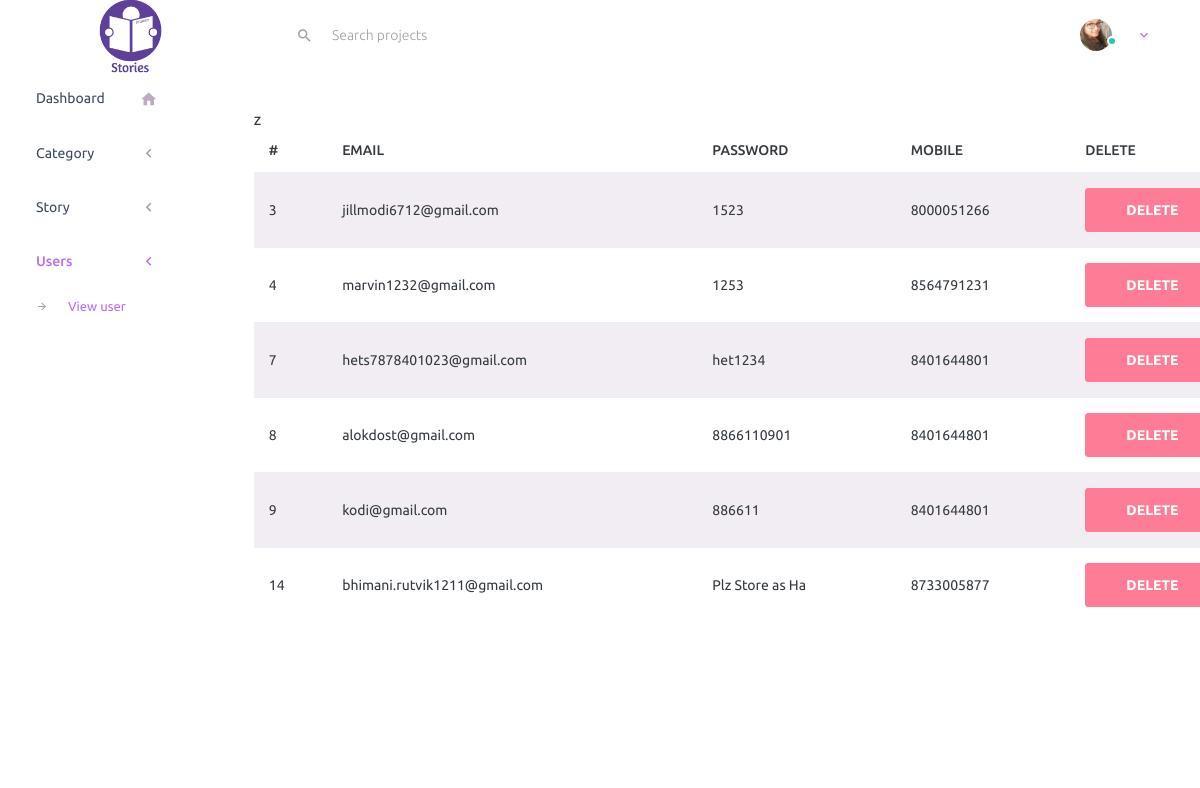
/admin/viewuser.php, run on the app's committed database.
### tables this page shows
CREATE TABLE `users` (
  `id` int(255) NOT NULL,
  `Email` varchar(255) NOT NULL,
  `Password` varchar(15) NOT NULL,
  `Mobile` varchar(20) NOT NULL,
  `Address` varchar(100) NOT NULL,
  `City` varchar(25) NOT NULL,
  `Dob` varchar(25) NOT NULL,
  `Img` varchar(80) NOT NULL
);

### admin/viewuser.php (the view, shortened to what this page needs)
    <!DOCTYPE html>
    <html lang="en">
    <head>
        <link rel="stylesheet" href="vendors/iconfonts/mdi/css/materialdesignicons.min.css">
        <link rel="stylesheet" href="vendors/css/vendor.bundle.base.css">
        <link rel="stylesheet" href="css/style.css">
    </head>
    <body>
        <div class="container-scroller">
            <nav class="navbar default-layout-navbar col-lg-12 col-12 p-0 fixed-top d-flex flex-row">
                <div class="text-center navbar-brand-wrapper d-flex align-items-center justify-content-center">
                    <a class="navbar-brand brand-logo" href="index.php"><img src="images/logo.png" width="80px">
                    </a>
                </div>
                <?php
        include("include/header.php");
        ?>
            </nav>
            <div class="container-fluid page-body-wrapper">
                <?php
        include("include/menu.php");
         ?>
                <div class="col-lg-12 grid-margin stretch-card">
                    <div class="card">
                        <div class="card-body">
                            <?php
    require "include/Database.php";
    $db = new Database();
?>
                            <table class="table table-striped">
                                <thead>
                                    <tr>
                                        <th>
                                            #
                                        </th>
                                        <th>
                                            EMAIL
                                        </th>
                                        <th>
                                            PASSWORD
                                        </th>
                                        <th>
                                            MOBILE
                                        </th>
                                        <th>
                                            DELETE
                                        </th>
                                    </tr>
                                </thead>
                                <tbody>
                                    <?php
              $selectCategory = "SELECT * FROM `users`";
            $result = mysqli_query($db->db_connect(),$selectCategory);
                            while($row=mysqli_fetch_row($result))
                            {
                                    ?>
                                    <tr>
                                        <td> <?php echo $row[0]; ?></td>
                                        <td> <?php echo $row[1];?></td>
                                        <td> <?php echo $row[2];?></td>
                                        <td> <?php echo $row[3];?></td>
                                        <td>
                                            <a class="btn btn-danger" href="deleteuser.php?id=<?php echo $row[0];?>">DELETE</a></td>
                                    </tr>
                                    <?php
                                  }
                            ?>
                                </tbody>
                            </table>
                        </div>
                    </div>
                </div>
            </div>
        </div>
    </body>
    </html>

### data on the page
users: id "3", Email "jillmodi6712@gmail.com", Password "1523", Mobile "8000051266"
users: id "4", Email "marvin1232@gmail.com", Password "1253", Mobile "8564791231"
users: id "7", Email "hets7878401023@gmail.com", Password "het1234", Mobile "8401644801"
users: id "8", Email "alokdost@gmail.com", Password "8866110901", Mobile "8401644801"
users: id "9", Email "kodi@gmail.com", Password "886611", Mobile "8401644801"
users: id "14", Email "bhimani.rutvik1211@gmail.com", Password "Plz Store as Ha", Mobile "8733005877"
